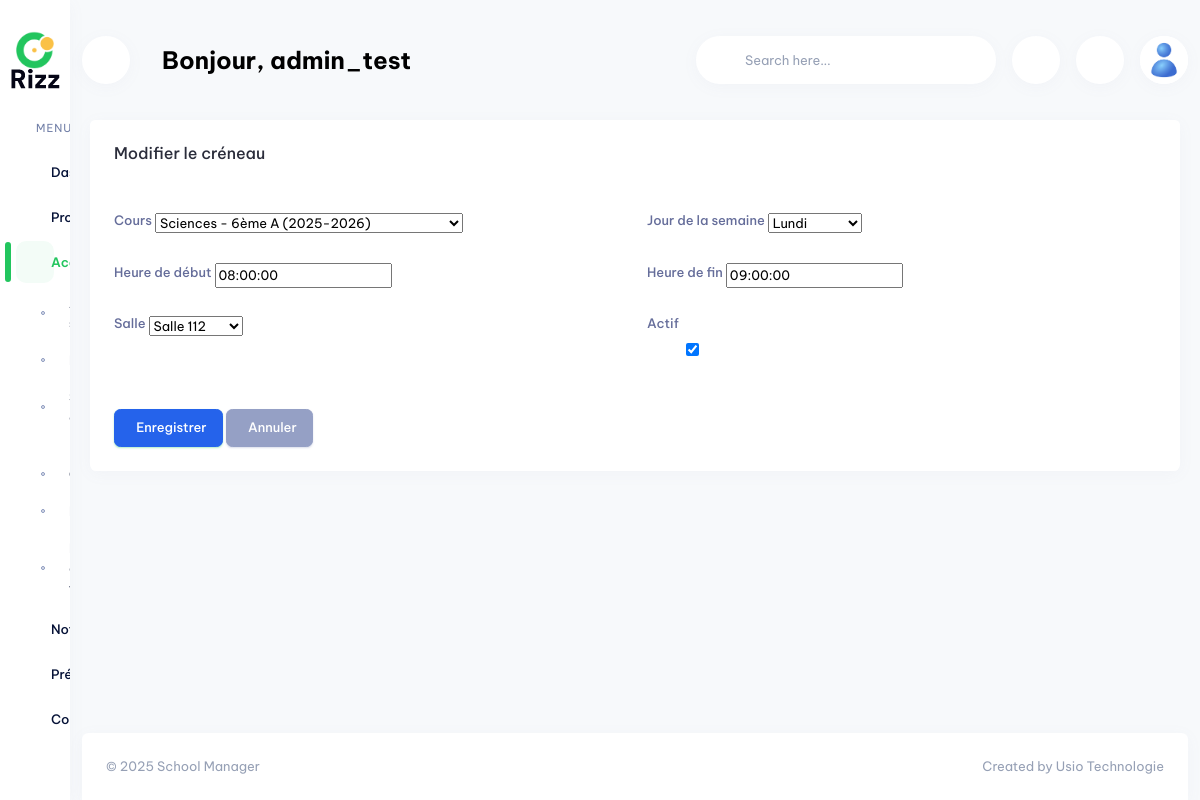
Page /academic/schedules/2/update/ (signed in) on the committed database.
### app_profile/models.py (models this page shows, shortened)
class Profile(models.Model):
    GENDER = [('male', 'Masculin'), ('female', 'Féminin'), ('other', 'Autre')]
    user = models.OneToOneField(
        User,
        on_delete=models.CASCADE,
        verbose_name="Utilisateur",
        help_text="Utilisateur Django associé à ce profil",
        related_name="profile"
    )
    reference = models.UUIDField(
        default=uuid4,
        unique=True,
        editable=False,
        verbose_name="Référence",
        help_text="Référence unique UUID du profil"
    )
    full_name = models.CharField(
        max_length=200,
        verbose_name="Nom complet",
        help_text="Nom et prénom du titulaire du compte"
    )
    firstname = models.CharField(
        max_length=100,
        verbose_name="Prénom",
        null=True,
        blank=True,
        help_text="Prénom du titulaire du compte"
    )
    name = models.CharField(
        max_length=100,
        verbose_name="Nom de famille",
        null=True,
        blank=True,
        help_text="Nom de famille du titulaire du compte"
    )
    birth_date = models.DateField(
        blank=True,
        null=True,
        verbose_name="Date de naissance",
        help_text="Date de naissance du titulaire (optionnel)"
    )
    id_card_number = models.CharField(
        max_length=50,
        blank=True,
        null=True,
        verbose_name="Numéro de pièce d'identité",
        help_text="Numéro de la pièce d'identité (optionnel)"
    )
    pincode = models.CharField(
        max_length=20,
        blank=True,
        null=True,
        verbose_name="Code PIN",
        help_text="Code PIN personnel (optionnel)"
    )
    gender = models.CharField(
        max_length=10,
        choices=GENDER,
        blank=True,
        null=True,
        verbose_name="Genre",
        help_text="Genre du titulaire (optionnel)"
    )
    country = models.ForeignKey(
        Country,
        on_delete=models.PROTECT,
        verbose_name="Pays",
        blank=True,
        null=True,
        help_text="Pays d'origine du titulaire"
    )
    phone = models.CharField(
        max_length=20,
        blank=True,
        null=True,
        verbose_name="Téléphone",
        help_text="Numéro de téléphone (optionnel)"
    )
    is_verified = models.BooleanField(
        default=False,
        verbose_name="Vérifié",
        help_text="Indique si le profil a été vérifié"
    )
    ROLE_CHOICES = [
        ('student', 'Élève'),
        ('teacher', 'Enseignant'),
        ('parent', 'Parent'),
        ('admin', 'Administrateur'),
        ('staff', 'Personnel'),
    ]
    role = models.CharField(
        max_length=20,
        choices=ROLE_CHOICES,
        blank=True,
        null=True,
        verbose_name="Rôle",
        help_text="Rôle principal du profil"
    )
    max_wallets = models.PositiveIntegerField(
        default=5,
        verbose_name="Nombre maximum de wallets",
        help_text="Nombre maximum de wallets que cet utilisateur peut créer (0 = illimité)"
    )
    photo = models.ImageField(
        upload_to='profiles/photos/',
        blank=True,
        null=True,
        verbose_name="Photo de profil",
        help_text="Photo de profil de l'utilisateur (max 2 Mo)"
    )
    is_active = models.BooleanField(
        default=True,
        verbose_name="Actif",
        help_text="Indique si le profil est actif"
    )
    created_at = models.DateTimeField(
        auto_now_add=True,
        verbose_name="Date de création"
    )
    updated_at = models.DateTimeField(
        auto_now=True,
        verbose_name="Date de modification"
    )
    objects = ProfileManager()
    class Meta:
        verbose_name = "Profile"
        verbose_name_plural = "Profiles"
        ordering = ['created_at']
        unique_together = ['phone']

### app_academic/models.py (models this page shows, shortened)
class Schedule(models.Model):
    DAY_CHOICES = [
        (0, 'Lundi'),
        (1, 'Mardi'),
        (2, 'Mercredi'),
        (3, 'Jeudi'),
        (4, 'Vendredi'),
        (5, 'Samedi'),
        (6, 'Dimanche'),
    ]
    course = models.ForeignKey(
        Course,
        on_delete=models.CASCADE,
        related_name='schedules',
        verbose_name="Cours",
        help_text="Cours concerné"
    )
    day_of_week = models.IntegerField(
        choices=DAY_CHOICES,
        verbose_name="Jour de la semaine",
        help_text="Jour de la semaine (0=Lundi, 6=Dimanche)"
    )
    start_time = models.TimeField(
        verbose_name="Heure de début",
        help_text="Heure de début du cours"
    )
    end_time = models.TimeField(
        verbose_name="Heure de fin",
        help_text="Heure de fin du cours"
    )
    classroom = models.ForeignKey(
        ClassRoom,
        on_delete=models.SET_NULL,
        null=True,
        blank=True,
        related_name='schedules',
        verbose_name="Salle",
        help_text="Salle de classe pour ce créneau"
    )
    is_active = models.BooleanField(
        default=True,
        verbose_name="Actif",
        help_text="Indique si le créneau est actif"
    )
    created_at = models.DateTimeField(
        auto_now_add=True,
        verbose_name="Date de création"
    )
    updated_at = models.DateTimeField(
        auto_now=True,
        verbose_name="Date de modification"
    )
    created_by = models.ForeignKey(
        settings.AUTH_USER_MODEL,
        on_delete=models.SET_NULL,
        null=True,
        blank=True,
        related_name='schedules_created',
        verbose_name="Créé par"
    )
    updated_by = models.ForeignKey(
        settings.AUTH_USER_MODEL,
        on_delete=models.SET_NULL,
        null=True,
        blank=True,
        related_name='schedules_updated',
        verbose_name="Modifié par"
    )
    class Meta:
        verbose_name = "Emploi du temps"
        verbose_name_plural = "Emplois du temps"
        ordering = ['day_of_week', 'start_time']
        indexes = [
            models.Index(fields=['course', 'day_of_week']),
            models.Index(fields=['day_of_week', 'start_time']),
        ]

### app_academic/views.py (the view, shortened to what this page needs)
# urls.py: path('schedules/<int:pk>/update/', views.ScheduleUpdateView.as_view(), name='schedule_update'),
class ScheduleUpdateView(PermissionRequiredMixin, UpdateView):
    model = Schedule
    template_name = 'app_academic/schedule_update.html'
    fields = ['course', 'day_of_week', 'start_time', 'end_time', 'classroom', 'is_active']
    required_permission = 'edit_schedule'
    required_resource = 'app_academic'
    @method_decorator(login_required)
    def dispatch(self, *args, **kwargs):
        return super().dispatch(*args, **kwargs)
    def get_queryset(self):
        return Schedule.objects.filter(is_active=True)

### templates/app_academic/schedule_update.html (shortened to what this page needs)
{% extends "base.html" %}
{% load static %}
{% block content %}
<div class="row">
    <div class="col-12">
        <div class="card">
            <div class="card-header">
                <h4 class="card-title mb-0">Modifier le créneau</h4>
            </div>
            <div class="card-body">
                <form method="post">
                    <div class="row">
                        <div class="col-md-6">
                            <div class="mb-3">
                                <label for="{{ form.course.id_for_label }}" class="form-label">{{ form.course.label }}</label>
                                {{ form.course }}
                            </div>
                        </div>
                        <div class="col-md-6">
                            <div class="mb-3">
                                <label for="{{ form.day_of_week.id_for_label }}" class="form-label">{{ form.day_of_week.label }}</label>
                                {{ form.day_of_week }}
                            </div>
                        </div>
                    </div>
                    <div class="row">
                        <div class="col-md-6">
                            <div class="mb-3">
                                <label for="{{ form.start_time.id_for_label }}" class="form-label">{{ form.start_time.label }}</label>
                                {{ form.start_time }}
                            </div>
                        </div>
                        <div class="col-md-6">
                            <div class="mb-3">
                                <label for="{{ form.end_time.id_for_label }}" class="form-label">{{ form.end_time.label }}</label>
                                {{ form.end_time }}
                            </div>
                        </div>
                    </div>
                    <div class="row">
                        <div class="col-md-6">
                            <div class="mb-3">
                                <label for="{{ form.classroom.id_for_label }}" class="form-label">{{ form.classroom.label }}</label>
                                {{ form.classroom }}
                            </div>
                        </div>
                        <div class="col-md-6">
                            <div class="mb-3">
                                <label for="{{ form.is_active.id_for_label }}" class="form-label">{{ form.is_active.label }}</label>
                                <div class="form-check form-switch">
                                    {{ form.is_active }}
                                </div>
                            </div>
                        </div>
                    </div>
                    <div class="mt-3">
                        <button type="submit" class="btn btn-primary">
                             Enregistrer
                        </button>
                        <a href="{% url 'app_academic:schedule_detail' schedule.pk %}" class="btn btn-secondary">
                             Annuler
                        </a>
                    </div>
                </form>
            </div>
        </div>
    </div>
</div>
{% endblock %}

### templates/base.html (shortened to what this page needs)
<!DOCTYPE html>
{% load static %}
<html lang="en" dir="ltr" data-startbar="light" data-bs-theme="light">
<head>
    <link rel="stylesheet" href="{% static 'school_manager/assets/libs/jsvectormap/css/jsvectormap.min.css' %}">
     <link href="{% static 'school_manager/assets/css/bootstrap.min.css' %}" rel="stylesheet" type="text/css" />
     <link href="{% static 'school_manager/assets/css/icons.min.css' %}" rel="stylesheet" type="text/css" />
     <link href="{% static 'school_manager/assets/css/app.min.css' %}" rel="stylesheet" type="text/css" />
     <link href="{% static 'school_manager/assets/css/custom-colors.css' %}" rel="stylesheet" type="text/css" />
</head>
<body>
    {% block navbar %}
    <div class="topbar d-print-none">
        <div class="container-xxl">
            <nav class="topbar-custom d-flex justify-content-between" id="topbar-custom">
                <ul class="topbar-item list-unstyled d-inline-flex align-items-center mb-0">
                    <li>
                        <button class="nav-link mobile-menu-btn nav-icon" id="togglemenu">
                        </button>
                    </li>
                    <li class="mx-3 welcome-text">
                        <h3 class="mb-0 fw-bold text-truncate">Bonjour, {{ user_full_name|default:request.user.username }}</h3>
                    </li>
                </ul>
                <ul class="topbar-item list-unstyled d-inline-flex align-items-center mb-0">
                    <li class="hide-phone app-search">
                        <form role="search" action="" method="get">
                            <input type="search" name="search" class="form-control top-search mb-0" placeholder="Search here...">
                            <button type="submit"></button>
                        </form>
                    </li>
                    <li class="topbar-item">
                        <a class="nav-link nav-icon" href="javascript:void(0);" id="light-dark-mode">
                        </a>
                    </li>
                    <li class="dropdown topbar-item">
                        <a class="nav-link dropdown-toggle arrow-none nav-icon" data-bs-toggle="dropdown" href="index.html#" role="button"
                            aria-haspopup="false" aria-expanded="false">
                        </a>
                    </li>
                    {% if request.user.is_authenticated %}
                        <li class="dropdown topbar-item">
                          <a class="nav-link dropdown-toggle arrow-none nav-icon" data-bs-toggle="dropdown" href="#" role="button"
                             aria-haspopup="false" aria-expanded="false">
                            {% if user_photo %}
                              <img src="{{ user_photo.url }}" alt="{{ user_full_name|default:request.user.username }}" class="thumb-lg rounded-circle">
                            {% else %}
                              <img src="{% static 'school_manager/assets/images/avatar.jpg' %}" alt="{{ user_full_name|default:request.user.username }}" class="thumb-lg rounded-circle">
                            {% endif %}
                          </a>
                        </li>
                        {% else %}
                        <li class="topbar-item">
                          <a class="btn btn-sm btn-primary" href="{% url 'app_profile:login' %}">Se connecter</a>
                        </li>
                        {% endif %}
                </ul>
            </nav>
        </div>
    </div>
    {% endblock %}
    {% block sidebar %}
    <div class="startbar d-print-none">
        <div class="brand">
            <a href="index.html" class="logo">
                <span>
                    <img src="assets/images/logo-sm.png" alt="logo-small" class="logo-sm">
                </span>
            </a>
        </div>
        <div class="startbar-menu" >
            <div class="startbar-collapse" id="startbarCollapse" data-simplebar>
                <div class="d-flex align-items-start flex-column w-100">
                    <ul class="navbar-nav mb-auto w-100">
                        {% for menu_item in sidebar_menu %}
                            <li class="nav-item">
                                {% if menu_item.url %}
                                    <a class="nav-link {% if menu_item.is_active %}active{% endif %}" href="{{ menu_item.url }}">
                                    </a>
                                {% elif menu_item.children %}
                                    {% with menu_id="sidebar"|add:menu_item.title|slugify %}
                                    <a class="nav-link {% if menu_item.is_active %}active{% endif %}" href="#{{ menu_id }}" data-bs-toggle="collapse" role="button"
                                        aria-expanded="{% if menu_item.is_active %}true{% else %}false{% endif %}" aria-controls="{{ menu_id }}">
                                    </a>
                                    {% endwith %}
                                {% endif %}
                            </li>
                        {% endfor %}
                    </ul>
                </div>
            </div>
        </div>
    </div>
    {% endblock %}
    <div class="page-wrapper">
        <div class="page-content">
            <div class="container-xxl">
              {% block content %}
              {% endblock %}
            </div>
            <footer class="footer text-center text-sm-start d-print-none">
                <div class="container-xxl">
                    <div class="row">
                        <div class="col-12">
                            <div class="card mb-0 rounded-bottom-0">
                                <div class="card-body">
                                    <p class="text-muted mb-0">
                                        ©
                                        School Manager
                                        <span
                                            class="text-muted d-none d-sm-inline-block float-end">
                                            Created by Usio Technologie</span>
                                    </p>
                                </div>
                            </div>
                        </div>
                    </div>
                </div>
            </footer>
        </div>
    </div>
</body>
</html>

### rows in the picture
Profile: full_name.username "admin_test"
Schedule: course "Sciences - 6ème A (2025-2026)", day_of_week "Lundi", start_time "08:00:00", end_time "09:00:00", classroom "Salle 112", is_active "☑"
